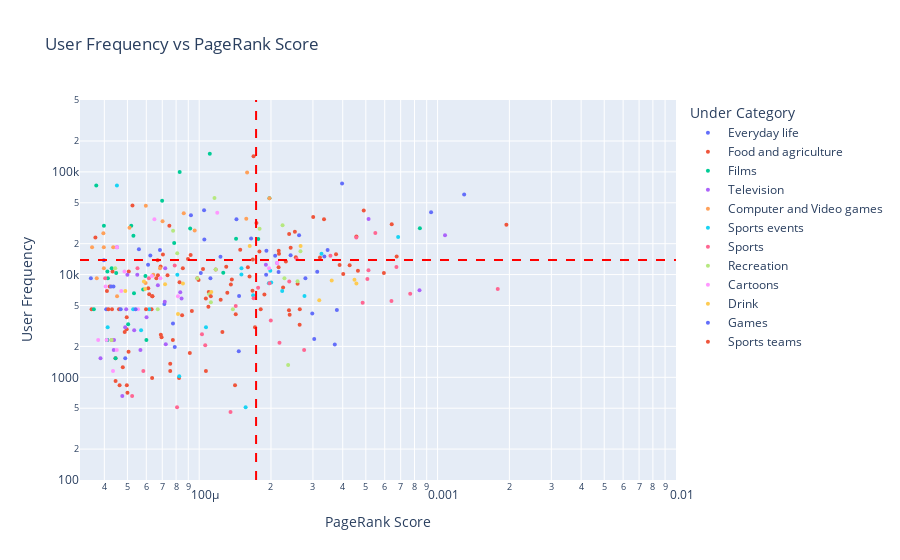

The notebook cell this image was saved under:
### Markdown cell above
Observations
- The categories that have tends towards the upper left quadrant with bigger portion of outliers than other articles are North American Geography, General Geograhpy and Geology and Geophysics. 
- As stated before and can be seen in the first plot, countries constitute the absolute majority of all articles in the lower right quadrant.

### Code cell
freVpr = get_pageVSfreq_data(data, df_filtered_hubs)
plot_pageVSfreq(freVpr, category='Everyday life')

### Figure 1 — Plotly figure (JSON) as saved in the notebook; plotly's stock layout.template omitted (floating-point values rounded to 4 significant figures)
{"data": [{"customdata": [["Science"], ["Culture"], ["Information"], ["Popular culture"], ["Advertising"], ["Emotion"], ["Toy"], ["Season"], ["Tobacco smoking"], ["Sleep"], ["Aquarium"], ["Love"], ["Family"], ["Clothing"], ["Summer"], ["Abacus"], ["Fashion"], ["Pottery"], ["Day"], ["Postage stamp"], ["Spring (season)"], ["Humour"], ["Santa Claus"], ["House"], ["Pearl"], ["Necktie"]], "hovertemplate": "Under Category=Everyday life<br>PageRank Score=%{x}<br>User Frequency=%{y}<br>article_name=%{customdata[0]}<extra></extra>", "legendgroup": "Everyday life", "marker": {"color": "#636efa", "opacity": 1, "size": 4, "symbol": "circle"}, "mode": "markers", "name": "Everyday life", "orientation": "v", "showlegend": true, "type": "scatter", "x": [0.001292, 0.000939, 0.0003975, 0.0002624, 0.0003457, 0.0001433, 0.0001048, 0.000335, 0.0002418, 9.233e-05, 0.0001914, 0.0002083, 0.0002153, 0.0002789, 0.000378, 0.0001651, 0.0001909, 0.000298, 0.0003705, 0.000147, 0.0003037, 6.238e-05, 7.142e-05, 7.764e-05, 0.0001465, 4.896e-05], "xaxis": "x", "y": [60400.0, 40390.0, 77280.0, 24220.0, 17320.0, 34670.0, 42200.0, 15010.0, 15470.0, 37860.0, 17030.0, 15270.0, 10620.0, 9208, 4512.0, 22510.0, 9975.0, 4176.0, 2087.0, 6205.0, 2358.0, 15350.0, 5180.0, 3348.0, 1790.0, 1535.0], "yaxis": "y"}, {"customdata": [["Agriculture"], ["Fruit"], ["Food"], ["Soybean"], ["Cereal"], ["Vegetable"], ["Fishing"], ["Sugar"], ["Vitamin"], ["Cattle"], ["Wheat"], ["Pea"], ["Potato"], ["Peanut"], ["Rice"], ["Vitamin C"], ["Citrus"], ["Apple"], ["Meat"], ["Fertilizer"], ["Barley"], ["Cocoa"], ["Vitamin D"], ["Fatty acid"], ["Yeast"], ["Cheese"], ["Bread"], ["Olive oil"], ["Lemon"], ["Sugarcane"], ["Honey"], ["Chicken"], ["Tofu"], ["Cultivar"], ["Plum"], ["Coconut"], ["Chocolate"], ["Pig"], ["Banana"], ["Carrot"], ["Egg (food)"], ["Saffron"], ["Vanilla"], ["Almond"], ["Sugar beet"], ["Harvest"], ["Lettuce"], ["Onion"], ["Nutmeg"], ["Black pepper"], ["Domestic goat"], ["Bean"], ["Palm oil"], ["Butter"], ["Arable land"], ["Mango"], ["Bran"], ["Beet"], ["Pumpkin"], ["Beekeeping"], ["Thiamine"], ["Radish"], ["Turmeric"], ["Basil"], ["Celery"], ["Apricot"], ["Parsley"], ["Asparagus"], ["Corn oil"], ["List of vegetable oils"], ["Avocado"], ["Chives"], ["Canola"], ["Arugula"], ["Coconut oil"], ["Mustard seed"], ["List of essential oils"], ["Fennel"], ["Star anise"], ["Sesame"], ["Paprika"], ["Oregano"], ["Cymbopogon"], ["Marjoram"], ["Juniper berry"], ["Sichuan Pepper"], ["Coriander"], ["Durian"], ["Celeriac"], ["Parsnip"], ["Rhubarb"]], "hovertemplate": "Under Category=Food and agriculture<br>PageRank Score=%{x}<br>User Frequency=%{y}<br>article_name=%{customdata[0]}<extra></extra>", "legendgroup": "Food and agriculture", "marker": {"color": "#EF553B", "opacity": 1, "size": 4, "symbol": "circle"}, "mode": "markers", "name": "Food and agriculture", "orientation": "v", "showlegend": true, "type": "scatter", "x": [0.001943, 0.000642, 0.0004899, 0.000169, 0.0004565, 0.0003338, 0.0006734, 0.0005953, 0.000252, 0.000402, 0.0004276, 0.0003008, 0.0003749, 0.0001738, 0.0004633, 0.0002156, 0.0002419, 0.0002384, 0.000321, 0.0003881, 0.0002162, 0.0002543, 0.0001789, 0.0002587, 0.000231, 0.0002153, 0.00016, 0.0001678, 0.0001173, 0.0001626, 0.0002248, 0.0001674, 5.249e-05, 0.0002642, 8.975e-05, 0.0001877, 0.000137, 0.000238, 0.0002396, 7.044e-05, 0.0001358, 8.272e-05, 0.0001038, 0.0001298, 9.205e-05, 9.937e-05, 7.496e-05, 0.0001312, 0.0001096, 9.314e-05, 0.0001714, 0.0001231, 0.0001811, 0.0001093, 0.0002638, 0.0001423, 7.364e-05, 6.714e-05, 6.611e-05, 9.824e-05, 0.0001066, 6.888e-05, 4.966e-05, 6.904e-05, 7.753e-05, 6.363e-05, 6.954e-05, 6.114e-05, 5.065e-05, 4.331e-05, 8.478e-05, 4.965e-05, 6.17e-05, 4.102e-05, 6.313e-05, 3.67e-05, 4.212e-05, 7.559e-05, 5.055e-05, 7.558e-05, 8.231e-05, 6.346e-05, 4.781e-05, 4.972e-05, 4.459e-05, 4.635e-05, 5.001e-05, 4.307e-05, 3.535e-05, 4.454e-05, 4.608e-05], "xaxis": "x", "y": [30590.0, 31000.0, 42170.0, 142100.0, 23440.0, 34580.0, 15020.0, 10359, 26090.0, 10130.0, 12330.0, 36350.0, 15740.0, 31790.0, 10900.0, 17050.0, 18280.0, 24820.0, 14680.0, 12420.0, 15970.0, 14730.0, 16740.0, 8146.0, 13390.0, 11790.0, 11810.0, 14050.0, 11210.0, 9562.0, 7482.0, 6980.0, 47191, 4604, 14170.0, 6413.0, 8978.0, 4486.0, 4056.0, 15650.0, 7996.0, 8441.0, 11330.0, 11890.0, 15540.0, 8879.0, 29926, 6650.0, 6771.0, 4412.0, 3069.0, 5687.0, 4604, 4860.0, 3240.0, 4119.0, 9866.0, 9866.0, 9208, 9208, 5860.0, 11970.0, 3837.0, 2590.0, 2302, 6139.0, 2455.0, 7366.0, 10740.0, 10740.0, 4029.0, 2930.0, 6446.0, 6906, 4604, 23020, 7673.0, 1354.0, 1771.0, 1151, 986.6, 986.6, 1256.0, 837.1, 920.8, 837.1, 708.3, 4604, 4604, 1535.0, 4604], "yaxis": "y"}, {"customdata": [["Film"], ["Animation"], ["Cinema of the United States"], ["The Lion King"], ["Star Wars"], ["Star Wars Episode IV  A New Hope"], ["Star Trek"], ["Silent film"], ["The Lord of the Rings film trilogy"], ["James Bond"], ["Darth Vader"], ["Forrest Gump"], ["Gone with the Wind (film)"], ["Toy Story"], ["Jaws (film)"], ["The Shawshank Redemption"], ["The Godfather"], ["Blade Runner"], ["Clone Wars (Star Wars)"], ["Obi-Wan Kenobi"], ["Citizen Kane"], ["King Kong (2005 film)"], ["Serenity (film)"], ["Sunset Boulevard (1950 film)"], ["Casablanca (film)"], ["Lord Voldemort"], ["King Kong (1933 film)"]], "hovertemplate": "Under Category=Films<br>PageRank Score=%{x}<br>User Frequency=%{y}<br>article_name=%{customdata[0]}<extra></extra>", "legendgroup": "Films", "marker": {"color": "#00cc96", "opacity": 1, "size": 4, "symbol": "circle"}, "mode": "markers", "name": "Films", "orientation": "v", "showlegend": true, "type": "scatter", "x": [0.0008426, 0.0001971, 8.281e-05, 0.0001108, 0.0001428, 6.991e-05, 0.0001769, 9.166e-05, 7.854e-05, 0.0001262, 5.189e-05, 5.298e-05, 5.949e-05, 3.701e-05, 5.823e-05, 3.984e-05, 5.328e-05, 4.294e-05, 4.486e-05, 4.119e-05, 5.035e-05, 6.005e-05, 4.1e-05, 4.139e-05, 4.117e-05, 3.615e-05, 4.458e-05], "xaxis": "x", "y": [28310.0, 55440.0, 99520.0, 150000.0, 22340.0, 52320.0, 22250.0, 28140.0, 20330.0, 10420.0, 29930.0, 23940.0, 9668.0, 73664, 7162.0, 29926, 6577.0, 11510, 10359, 10740.0, 3289.0, 2302, 2302, 9208, 2302, 4604, 1535.0], "yaxis": "y"}, {"customdata": [["Television"], ["Mass media"], ["BBC"], ["The Simpsons"], ["Doctor Who"], ["Monty Python"], ["EastEnders"], ["Seinfeld"], ["Lost (TV series)"], ["Stargate SG-1"], ["Buffy the Vampire Slayer"], ["Scooby-Doo"], ["Star Trek  Deep Space Nine"], ["The X-Files"], ["Coronation Street"], ["Top of the Pops"], ["Firefly (TV series)"], ["Star Trek  The Original Series"], ["BBC television drama"], ["Blue Peter"], ["Minstrel show"], ["Sesame Street"], ["The West Wing (TV series)"]], "hovertemplate": "Under Category=Television<br>PageRank Score=%{x}<br>User Frequency=%{y}<br>article_name=%{customdata[0]}<extra></extra>", "legendgroup": "Television", "marker": {"color": "#ab63fa", "opacity": 1, "size": 4, "symbol": "circle"}, "mode": "markers", "name": "Television", "orientation": "v", "showlegend": true, "type": "scatter", "x": [0.001074, 0.0005135, 0.0008397, 0.0002124, 0.0001904, 8.329e-05, 7.205e-05, 8.434e-05, 5.5e-05, 7.171e-05, 4.998e-05, 4.519e-05, 6.71e-05, 5.337e-05, 7.241e-05, 6.013e-05, 4.893e-05, 4.94e-05, 4.381e-05, 4.392e-05, 5.669e-05, 3.855e-05, 4.758e-05], "xaxis": "x", "y": [24100.0, 34790.0, 7026.0, 12950.0, 12440.0, 6729.0, 11510, 5860.0, 9975.0, 5441.0, 9975.0, 18416, 7893.0, 2878.0, 2093.0, 3837.0, 3069.0, 4604, 1842.0, 2302, 1842.0, 1535.0, 657.7], "yaxis": "y"}, {"customdata": [["Computer and video games"], ["Animation"], ["Nintendo"], ["Nintendo Entertainment System"], ["Super Mario Bros."], ["Mario"], ["Pac-Man"], ["Doom"], ["Nintendo DS"], ["PONG"], ["Space Invaders"], ["SimCity"], ["Civilization (computer game)"], ["The Legend of Zelda series"], ["Sonic the Hedgehog (character)"], ["Link (The Legend of Zelda)"], ["Super Mario 64"], ["Jet Set Willy"]], "hovertemplate": "Under Category=Computer and Video games<br>PageRank Score=%{x}<br>User Frequency=%{y}<br>article_name=%{customdata[0]}<extra></extra>", "legendgroup": "Computer and Video games", "marker": {"color": "#FFA15A", "opacity": 1, "size": 4, "symbol": "circle"}, "mode": "markers", "name": "Computer and Video games", "orientation": "v", "showlegend": true, "type": "scatter", "x": [0.0001588, 0.0001971, 0.0001576, 9.574e-05, 5.972e-05, 8.614e-05, 7.02e-05, 5.101e-05, 6.849e-05, 6.422e-05, 4.359e-05, 3.962e-05, 5.959e-05, 3.98e-05, 3.983e-05, 3.553e-05, 4.523e-05, 3.718e-05], "xaxis": "x", "y": [98620.0, 55440.0, 34880.0, 26810.0, 46810.0, 39460.0, 33000.0, 28540.0, 11510, 9975.0, 18416, 25322, 8287.0, 18416, 11510, 18416, 6139.0, 9208], "yaxis": "y"}, {"customdata": [["Olympic Games"], ["FIFA World Cup"], ["The Championships, Wimbledon"], ["National Hockey League"], ["U.S. Open (tennis)"], ["Grand Slam (tennis)"], ["1896 Summer Olympics"], ["Tour de France"], ["Commonwealth Games"], ["Australian Open"], ["Rugby World Cup"], ["The Ashes"], ["Davis Cup"], ["Tennis Masters Cup"], ["Bodyline"], ["Super Bowl XL"], ["French Open (tennis)"], ["Fed Cup"], ["Super 14"]], "hovertemplate": "Under Category=Sports events<br>PageRank Score=%{x}<br>User Frequency=%{y}<br>article_name=%{customdata[0]}<extra></extra>", "legendgroup": "Sports events", "marker": {"color": "#19d3f3", "opacity": 1, "size": 4, "symbol": "circle"}, "mode": "markers", "name": "Sports events", "orientation": "v", "showlegend": true, "type": "scatter", "x": [0.0006831, 0.0003258, 0.0001988, 0.0002765, 0.0001503, 0.0001959, 4.517e-05, 0.0001504, 0.0002229, 0.0001684, 0.0002005, 8.097e-05, 0.0001068, 5.705e-05, 6.17e-05, 5.285e-05, 0.0001566, 4.131e-05, 8.247e-05], "xaxis": "x", "y": [23190.0, 15920.0, 10900.0, 6187.0, 10020.0, 8239.0, 73664, 11510, 6906.0, 6300.0, 8371.0, 9975.0, 3069.0, 2878.0, 4604, 4604, 511.6, 3069.0, 1023.0], "yaxis": "y"}, {"customdata": [["Sport"], ["Football (soccer)"], ["Tennis"], ["Football"], ["American football"], ["Baseball"], ["Basketball"], ["Cricket"], ["FIFA"], ["Ice hockey"], ["Rugby football"], ["Formula One"], ["Skiing"], ["Athletics (track and field)"], ["Auto racing"], ["Australian rules football"], ["Volleyball"], ["Sumo"], ["Badminton"], ["Canadian football"], ["Hawk-Eye"], ["Real tennis"], ["Triathlon"], ["Wrestling"], ["Hardball squash"], ["Squash (sport)"], ["Water polo"], ["Fencing"], ["Gliding"], ["Netball"]], "hovertemplate": "Under Category=Sports<br>PageRank Score=%{x}<br>User Frequency=%{y}<br>article_name=%{customdata[0]}<extra></extra>", "legendgroup": "Sports", "marker": {"color": "#FF6692", "opacity": 1, "size": 4, "symbol": "circle"}, "mode": "markers", "name": "Sports", "orientation": "v", "showlegend": true, "type": "scatter", "x": [0.0005481, 0.001788, 0.0006718, 0.000456, 0.0005129, 0.0005075, 0.0007675, 0.0006404, 0.0002562, 0.0004849, 0.0003552, 0.0001971, 0.0002386, 0.0001691, 0.0001766, 0.0001423, 0.0002755, 7.893e-05, 0.0002172, 0.0001997, 6.152e-05, 5.51e-05, 0.000106, 0.0001027, 4.032e-05, 8.074e-05, 5.83e-05, 5.233e-05, 4.289e-05, 0.0001353], "xaxis": "x", "y": [25360.0, 7241.0, 11890.0, 23020, 11020.0, 9066.0, 6497.0, 5535.0, 14210.0, 5318.0, 15270.0, 8249.0, 8580.0, 5893.0, 7437.0, 4933.0, 1842.0, 12280.0, 2167.0, 3581.0, 9208, 11510, 2046.0, 2631.0, 9208, 511.6, 1151, 657.7, 2302, 460.4], "yaxis": "y"}, {"customdata": [["Dance"], ["Library"], ["Gardening"], ["Garden"], ["Photography"], ["Astrology"], ["Halloween"], ["Leisure"], ["Park"], ["Lawn"], ["Pond"], ["Genealogy"], ["Beekeeping"], ["Heraldry"], ["Sudoku"], ["Sand art and play"], ["Gliding"]], "hovertemplate": "Under Category=Recreation<br>PageRank Score=%{x}<br>User Frequency=%{y}<br>article_name=%{customdata[0]}<extra></extra>", "legendgroup": "Recreation", "marker": {"color": "#B6E880", "opacity": 1, "size": 4, "symbol": "circle"}, "mode": "markers", "name": "Recreation", "orientation": "v", "showlegend": true, "type": "scatter", "x": [0.0002237, 0.0002659, 0.0001159, 0.0001792, 0.0002585, 0.0002278, 0.0001173, 7.771e-05, 0.0001385, 8.087e-05, 0.0001119, 0.0001102, 9.824e-05, 0.0002361, 4.445e-05, 6.7e-05, 4.289e-05], "xaxis": "x", "y": [30180.0, 16880.0, 55760.0, 27910.0, 8632.0, 9208, 11220.0, 26700.0, 4604, 16110.0, 5371.0, 6446.0, 9208, 1315.0, 11510, 4604, 2302], "yaxis": "y"}, {"customdata": [["Superman"], ["The Simpsons"], ["Comics"], ["Batman"], ["Walt Disney"], ["Calvin and Hobbes"], ["The Adventures of Tintin"], ["Scooby-Doo"], ["Looney Tunes"], ["Watchmen"], ["Scrooge McDuck"], ["Donald Duck"], ["Homestar Runner"], ["Tom and Jerry (MGM)"], ["Felix the Cat"], ["Krazy Kat"]], "hovertemplate": "Under Category=Cartoons<br>PageRank Score=%{x}<br>User Frequency=%{y}<br>article_name=%{customdata[0]}<extra></extra>", "legendgroup": "Cartoons", "marker": {"color": "#FF97FF", "opacity": 1, "size": 4, "symbol": "circle"}, "mode": "markers", "name": "Cartoons", "orientation": "v", "showlegend": true, "type": "scatter", "x": [0.000119, 0.0002124, 6.488e-05, 6.329e-05, 8.146e-05, 6.879e-05, 0.0001963, 4.519e-05, 5.54e-05, 4.859e-05, 4.71e-05, 4.049e-05, 4.51e-05, 4.09e-05, 3.769e-05, 4.35e-05], "xaxis": "x", "y": [40050.0, 12950.0, 34530, 9668.0, 6139.0, 9208, 11510, 18416, 4604, 10740.0, 6906, 7673.0, 1842.0, 2302, 2302, 1151], "yaxis": "y"}, {"customdata": [["Milk"], ["Wine"], ["Coffee"], ["Drinking water"], ["Beer"], ["Tea"], ["Soup"], ["Cider"], ["Juice"], ["Distilled beverage"], ["Guinness"], ["Water purification"], ["Absinthe"]], "hovertemplate": "Under Category=Drink<br>PageRank Score=%{x}<br>User Frequency=%{y}<br>article_name=%{customdata[0]}<extra></extra>", "legendgroup": "Drink", "marker": {"color": "#FECB52", "opacity": 1, "size": 4, "symbol": "circle"}, "mode": "markers", "name": "Drink", "orientation": "v", "showlegend": true, "type": "scatter", "x": [0.0002662, 0.000448, 0.0004564, 0.0001629, 0.0003596, 0.0003189, 0.0001124, 8.546e-05, 7.193e-05, 5.863e-05, 5.934e-05, 8.15e-05, 4.9e-05], "xaxis": "x", "y": [18980.0, 8890.0, 8194.0, 19020.0, 8748.0, 5638.0, 6785.0, 8185.0, 8057.0, 8550.0, 7235.0, 4144.0, 6906.0], "yaxis": "y"}, {"customdata": [["Chess"], ["Board game"], ["Game"], ["Card game"], ["Playing card"], ["Monopoly (game)"], ["Dice"], ["Go (board game)"], ["Blackjack"], ["Magic  The Gathering"], ["Pokémon Trading Card Game"], ["Rubik's Cube"], ["Backgammon"], ["Mancala"], ["Jump rope"], ["Ultimatum game"]], "hovertemplate": "Under Category=Games<br>PageRank Score=%{x}<br>User Frequency=%{y}<br>article_name=%{customdata[0]}<extra></extra>", "legendgroup": "Games", "marker": {"color": "#636efa", "opacity": 1, "size": 4, "symbol": "circle"}, "mode": "markers", "name": "Games", "orientation": "v", "showlegend": true, "type": "scatter", "x": [0.0003126, 0.0001228, 0.0001051, 6.845e-05, 5.586e-05, 6.103e-05, 0.0001016, 0.0001114, 3.982e-05, 5.41e-05, 4.368e-05, 4.27e-05, 7.897e-05, 4.686e-05, 3.513e-05, 4.072e-05], "xaxis": "x", "y": [10660.0, 14910.0, 21960.0, 17390.0, 17650.0, 12500.0, 10359, 9208, 13812, 4604, 7673.0, 7673.0, 1973.0, 4604, 9208, 4604], "yaxis": "y"}, {"customdata": [["Manchester United F.C."], ["Liverpool F.C."], ["All Blacks"], ["Chicago Bears"], ["Chelsea F.C."], ["Harlem Globetrotters"], ["Tottenham Hotspur F.C."], ["New England Patriots"], ["Indian cricket team"], ["Celtic F.C."], ["Brabham"], ["Arsenal F.C."]], "hovertemplate": "Under Category=Sports teams<br>PageRank Score=%{x}<br>User Frequency=%{y}<br>article_name=%{customdata[0]}<extra></extra>", "legendgroup": "Sports teams", "marker": {"color": "#EF553B", "opacity": 1, "size": 4, "symbol": "circle"}, "mode": "markers", "name": "Sports teams", "orientation": "v", "showlegend": true, "type": "scatter", "x": [0.0001486, 0.0001119, 8.537e-05, 6.694e-05, 0.0001251, 6.36e-05, 9.135e-05, 5.983e-05, 4.87e-05, 0.0001067, 4.158e-05, 0.0001413], "xaxis": "x", "y": [17500.0, 6139.0, 11510, 13810.0, 2762.0, 6139.0, 1726.0, 4604, 2762.0, 1151, 4604, 837.1], "yaxis": "y"}], "layout": {"legend": {"title": {"text": "Under Category"}, "tracegroupgap": 0}, "shapes": [{"line": {"color": "red", "dash": "dash"}, "type": "line", "x0": 0.0001732, "x1": 0.0001732, "xref": "x", "y0": 0, "y1": 1, "yref": "y domain"}, {"line": {"color": "red", "dash": "dash"}, "type": "line", "x0": 0, "x1": 1, "xref": "x domain", "y0": 13880.0, "y1": 13880.0, "yref": "y"}], "title": {"text": "User Frequency vs PageRank Score"}, "xaxis": {"anchor": "y", "domain": [0, 1], "range": [-4.5, -2], "title": {"text": "PageRank Score"}, "type": "log"}, "yaxis": {"anchor": "x", "domain": [0, 1], "range": [2, 5.7], "title": {"text": "User Frequency"}, "type": "log"}}}
